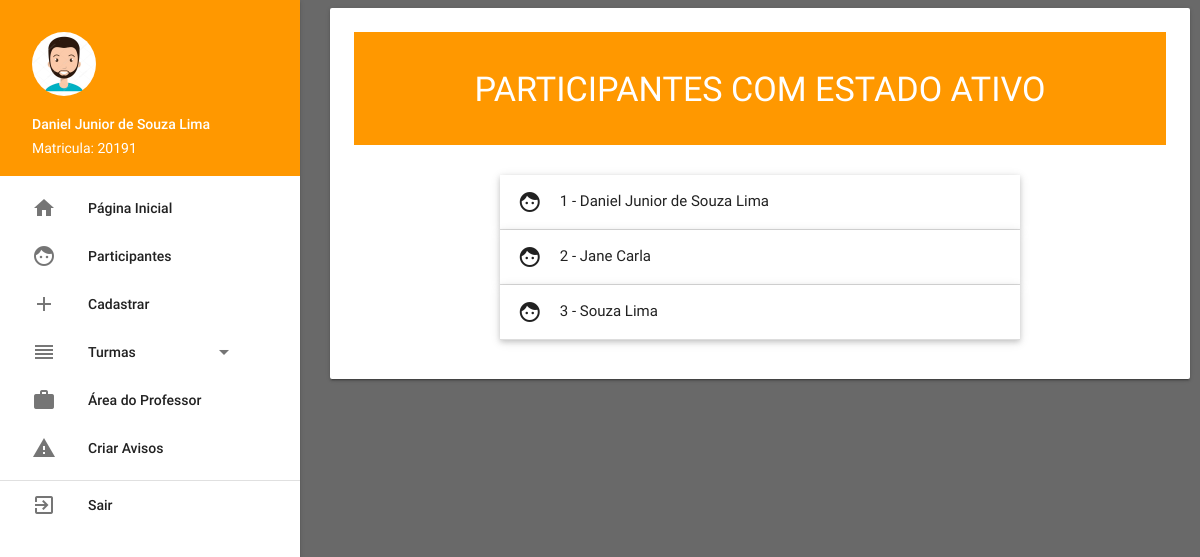
Screenshot of /adm/estados/ativo (signed in) with the database file from the repository.
### tables this page shows
CREATE TABLE `participantes` (
  `id` int(11) NOT NULL,
  `nome_completo` varchar(120) DEFAULT NULL,
  `data_nascimento` varchar(10) DEFAULT NULL,
  `estado_participante` varchar(15) DEFAULT NULL,
  `rg` varchar(12) DEFAULT NULL,
  `cpf` varchar(11) DEFAULT NULL,
  `matricula` varchar(20) DEFAULT NULL,
  `celular` varchar(12) DEFAULT NULL,
  `telefone` varchar(12) DEFAULT NULL,
  `email` varchar(120) DEFAULT NULL,
  `sexo` varchar(15) DEFAULT NULL,
  `turma` varchar(25) DEFAULT NULL,
  `acesso` varchar(10) DEFAULT 'user',
  `senha` varchar(70) DEFAULT NULL,
  `tipo` varchar(12) DEFAULT NULL,
  `numeracao_tipo` varchar(12) DEFAULT NULL
);

### App/Controller/admController.php (called while the page is built, shortened)
<?php
class admController extends controller
{
    public function estados($estado)
    {
        $adm = new adm();
        if ($estado == 'ativo') {
            $dados['estado'] = 'ATIVO';
        } else if ($estado == 'pre_inscricao') {
            $dados['estado'] = 'PRE-INSCRITO';
        } else if ($estado == 'concludente') {
            $dados['estado'] = 'CONCLUDENTE';
        } else if ($estado == 'nao_concludente') {
            $dados['estado'] = 'NÃO CONCLUDENTE';
        } else if ($estado == 'inativo') {
            $dados['estado'] = 'INATIVO';
        }
        if (!empty($estado)) {
            $dados['dados'] = $adm->estado($estado);
        }
        $this->template('adm', 'participantes-ativos', $dados);
    }
}

### Core/core.php (called while the page is built, shortened)
<?php
    class Core{
        public function run(){
            $url = explode('index.php', $_SERVER['PHP_SELF']);
            $url = end($url);
            $params = array();
            if(!empty($url))
            {
                $url = explode('/', $url);
                array_shift($url);
                array_shift($url);
                if (isset($url[0]))
                {
                    $currentAction = $url[0];
                    array_shift($url);
                } else {
                    $currentAction = 'index';
                }
                if(count($url) > 0){
                    $params = $url;
                }
            } else {
                $currentAction = 'index';
                $currentController = 'homeController';
                $params = array();
            }
            $c = new $currentController();
            call_user_func_array(array($c, $currentAction), $params);
        }
    }

### index.php (called while the page is built, shortened)
<?php
    require_once('Core/core.php');
$core = new Core();
$core->run();

### App/Model/model.php (called while the page is built, shortened)
<?php
class model
{
    public function __construct()
    {
        try {
            $this->pdo = new PDO('mysql:host=sql201.byethost.com;port=3306;dbname=b15_22255918_inclusaodigital', 'b15_22255918', '86318162');
        } catch (PDOException $e) {
            echo 'Falhou a conexão com banco de dados (Error: ' . $e->getMessage() . ')';
        }
    }
}

### App/Model/adm.php (called while the page is built, shortened)
<?php
class adm extends model
{
    public function estado($estadoParticipante)
    {
        $sql = "SELECT * FROM participantes WHERE estado_participante = '$estadoParticipante' ORDER BY nome_completo ASC";
        $sql = $this->pdo->query($sql);
        if ($sql->rowCount() > 0) {
            return $sql->fetchAll();
        } else {
            return false;
        }
    }
}

### App/View/adm/participantes-ativos.php (the view, shortened to what this page needs)
<div class="orange">
    <br>
    <h4 class="center-align color-white">PARTICIPANTES COM ESTADO <?php echo $estado;?></h4>
    <br>
</div>
<br>
<div class="container">
    <ul class="collapsible popout" data-collapsible="accordion">
        <?php $i = 1; if (!empty($dados)): ?>
            <?php foreach ($dados as $participante):?>
                <li>
                    <div class="collapsible-header">
                        <i class="material-icons">face</i>
                        <?php echo $i++.' - ';?>
                        <?=$participante['nome_completo'];?>
                    </div>
                </li>
            <?php endforeach;?>
        <?php endif; ?>
    </ul>
</div>

### src/css/style.css (style rules this page uses)
body { background-color: #696969; }
body, main, footer { padding-left: 330px; padding-right: 10px; }
.color-white { color: white; }

### rows the page displays
participantes: nome_completo "Daniel Junior de Souza Lima"
participantes: nome_completo "Jane Carla"
participantes: nome_completo "Souza Lima"

### other values shown
$_SESSION['nome_completo'] "Daniel Junior de Souza Lima"
$_SESSION['matricula'] "20191"
$estado "ATIVO"
